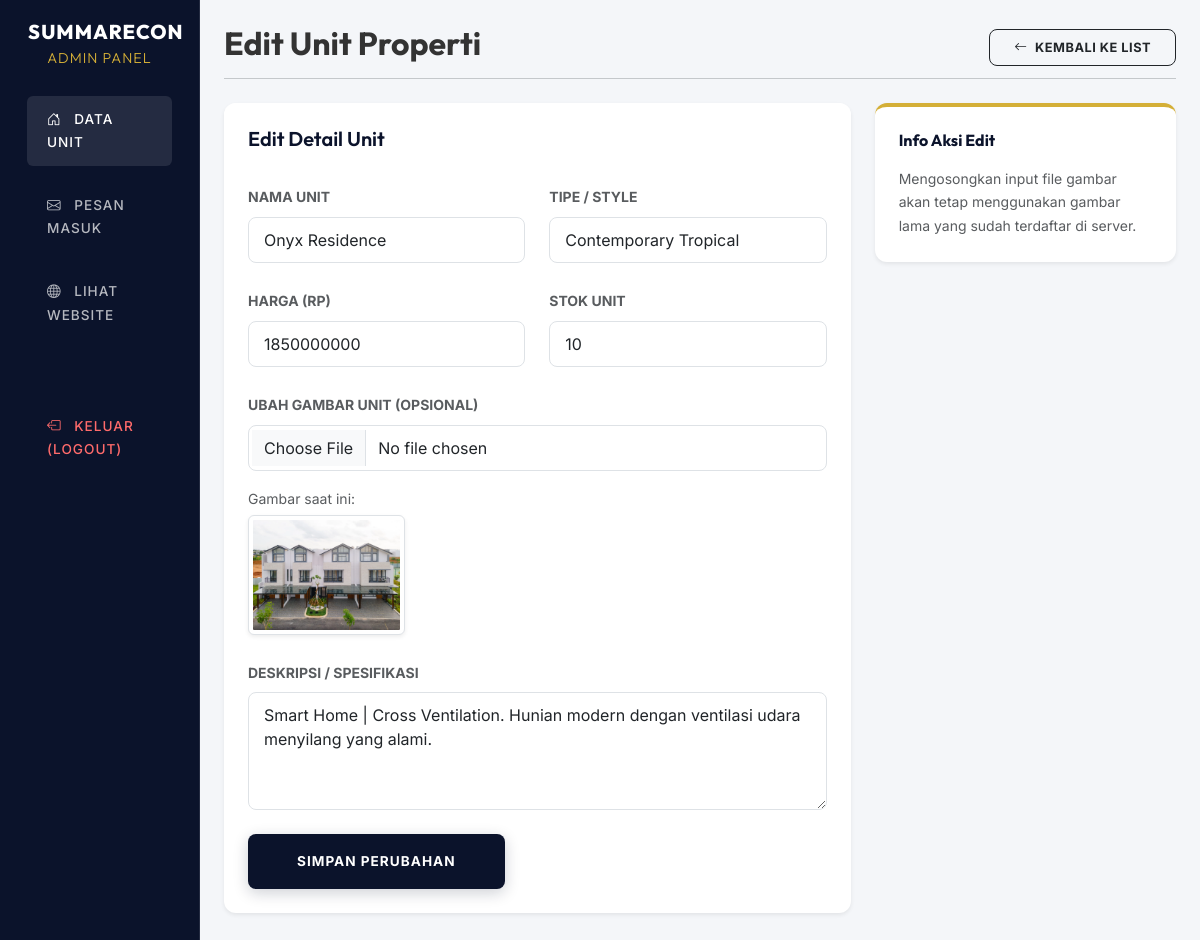
The page /admin/edit.php?id=1 (signed in) on the database its author committed.
### tables this page shows
CREATE TABLE IF NOT EXISTS housing_units (
id INT AUTO_INCREMENT PRIMARY KEY,
nama_unit VARCHAR(100) NOT NULL,
tipe VARCHAR(50) NOT NULL,
harga DECIMAL(15, 2) NOT NULL,
stok INT NOT NULL DEFAULT 0,
status ENUM('Tersedia', 'Habis') DEFAULT 'Tersedia',
gambar VARCHAR(255) NOT NULL,
deskripsi TEXT,
created_at TIMESTAMP DEFAULT CURRENT_TIMESTAMP
);

### admin/edit.php (the view, shortened to what this page needs)
<?php
require_once "../includes/db.php";
$id = $_GET["id"] ?? "";
$query = "SELECT * FROM housing_units WHERE id = ?";
$stmt = mysqli_prepare($conn, $query);
if ($stmt) {
  mysqli_stmt_bind_param($stmt, "i", $id);
  mysqli_stmt_execute($stmt);
  $result = mysqli_stmt_get_result($stmt);
  $unit = mysqli_fetch_assoc($result);
} else {
  die("Kesalahan sistem: Gagal menyiapkan kueri.");
}
?>
<!doctype html>
<html lang="id">
<head>
<link href="https://cdn.jsdelivr.net/npm/bootstrap@5.3.0/dist/css/bootstrap.min.css" rel="stylesheet" />
<link rel="stylesheet" href="https://cdn.jsdelivr.net/npm/bootstrap-icons@1.11.1/font/bootstrap-icons.css" />
<link rel="stylesheet" href="../css/style.css" />
</head>
<body>
<div class="container-fluid">
<div class="row">
<nav class="col-md-3 col-lg-2 d-md-block admin-sidebar collapse" style="padding-top: 20px;">
<div class="position-sticky">
<h5 class="text-center mb-4 px-3 text-white" style="font-family: 'Outfit', sans-serif; font-weight: 800; letter-spacing: 1px;">
  SUMMARECON<br /><span style="font-weight:300; font-size: 0.9rem; color: var(--accent-color);">ADMIN PANEL</span>
</h5>
<ul class="nav flex-column mt-4">
  <li class="nav-item mb-2">
  <a class="nav-link active" href="dashboard.php">
  <i class="bi bi-house-door me-2"></i> Data Unit
  </a>
  </li>
  <li class="nav-item mb-2">
  <a class="nav-link" href="messages.php">
  <i class="bi bi-envelope me-2"></i> Pesan Masuk
  </a>
  </li>
  <li class="nav-item mb-2">
  <a class="nav-link" href="../index.php" target="_blank">
  <i class="bi bi-globe me-2"></i> Lihat Website
  </a>
  </li>
  <li class="nav-item mt-5">
  <a class="nav-link text-danger" href="../logout.php" style="color: #ff6b6b !important;">
  <i class="bi bi-box-arrow-left me-2"></i> Keluar (Logout)
  </a>
  </li>
</ul>
</div>
</nav>
<main class="col-md-9 ms-sm-auto col-lg-10 px-md-4 py-4" style="background-color: var(--bg-gray); min-height: 100vh;">
<div class="d-flex justify-content-between flex-wrap flex-md-nowrap align-items-center pb-2 mb-4 border-bottom border-secondary-subtle">
<h1 class="h2" style="font-weight: 700;">Edit Unit Properti</h1>
<a href="dashboard.php" class="btn btn-outline-dark py-2 px-4 rounded-3 text-uppercase fw-bold" style="font-size: 0.8rem; letter-spacing: 0.5px;">
  <i class="bi bi-arrow-left me-1"></i> Kembali ke List
</a>
</div>
<div class="row">
<div class="col-lg-8">
  <div class="card shadow-sm border-0 mb-4" style="border-radius: 12px; overflow: hidden;">
  <div class="card-header bg-white py-3 border-bottom-0 pt-4 px-4">
  <h5 class="mb-0" style="font-weight: 600;">Edit Detail Unit</h5>
  </div>
  <div class="card-body px-4 pb-4">
  <form id="editUnitForm" action="edit.php?id=<?php echo $unit[
    "id"
  ]; ?>" method="POST" enctype="multipart/form-data">
  <div class="row">
  <div class="col-md-6 mb-4">
    <label for="nama_unit" class="form-label small fw-bold text-uppercase text-muted">Nama Unit</label>
    <input type="text" class="form-control rounded-3" id="nama_unit" name="nama_unit" value="<?php echo htmlspecialchars(
      $unit["nama_unit"],
    ); ?>" style="padding: 10px 15px;" />
  </div>
  <div class="col-md-6 mb-4">
    <label for="tipe" class="form-label small fw-bold text-uppercase text-muted">Tipe / Style</label>
    <input type="text" class="form-control rounded-3" id="tipe" name="tipe" value="<?php echo htmlspecialchars(
      $unit["tipe"],
    ); ?>" style="padding: 10px 15px;" />
  </div>
  </div>
  <div class="row">
  <div class="col-md-6 mb-4">
    <label for="harga" class="form-label small fw-bold text-uppercase text-muted">Harga (Rp)</label>
    <input type="number" class="form-control rounded-3" id="harga" name="harga" value="<?php echo htmlspecialchars(
      intval($unit["harga"]),
    ); ?>" style="padding: 10px 15px;" />
  </div>
  <div class="col-md-6 mb-4">
    <label for="stok" class="form-label small fw-bold text-uppercase text-muted">Stok Unit</label>
    <input type="number" class="form-control rounded-3" id="stok" name="stok" value="<?php echo htmlspecialchars(
      $unit["stok"],
    ); ?>" min="0" style="padding: 10px 15px;" />
  </div>
  </div>
  <div class="mb-4">
  <label for="gambar" class="form-label small fw-bold text-uppercase text-muted">Ubah Gambar Unit (Opsional)</label>
  <input type="file" class="form-control rounded-3 mb-2" id="gambar" name="gambar" accept="image/png, image/jpeg, image/jpg" style="padding: 10px 15px;" />
  <div class="mt-3">
    <p class="small text-muted mb-1">Gambar saat ini:</p>
    <img src="../img/<?php echo htmlspecialchars(
      $unit["gambar"],
    ); ?>" alt="Current Image" class="img-thumbnail rounded-2 shadow-sm" style="max-height: 120px;" />
  </div>
  </div>
  <div class="mb-4">
  <label for="deskripsi" class="form-label small fw-bold text-uppercase text-muted">Deskripsi / Spesifikasi</label>
  <textarea class="form-control rounded-3" id="deskripsi" name="deskripsi" rows="4" style="padding: 10px 15px;"><?php echo htmlspecialchars(
    $unit["deskripsi"],
  ); ?></textarea>
  </div>
  <button type="submit" class="btn btn-dark-minimal py-3 px-5 rounded-3 text-uppercase fw-bold" style="font-size: 0.85rem; letter-spacing: 1px;">
  Simpan Perubahan
  </button>
  </form>
  </div>
  </div>
</div>
<div class="col-lg-4">
  <div class="card shadow-sm border-0" style="border-radius: 12px; border-top: 4px solid var(--accent-color) !important;">
  <div class="card-body p-4">
  <h6 class="fw-bold mb-3" style="font-family: 'Outfit', sans-serif;">Info Aksi Edit</h6>
  <p class="small text-muted mb-0">
  Mengosongkan input file gambar akan tetap menggunakan gambar lama yang sudah terdaftar di server.
  </p>
  </div>
  </div>
</div>
</div>
</main>
</div>
</div>
</body>
</html>

### css/style.css (style rules this page uses)
:root { --primary-color: #0b132b; --secondary-color: #1c2541; --accent-color: #d4af37; --text-dark: #333333; --text-light: #f8f9fa; --bg-light: #fdfdfd; --bg-gray: #f4f6f9; --transition: all 0.4s cubic-bezier(0.165, 0.84, 0.44, 1); }
body { font-family: "Inter", sans-serif; color: var(--text-dark); line-height: 1.7; background-color: var(--bg-light); }
h1, h2, h3, h4, h5, h6, .navbar-brand { font-family: "Outfit", sans-serif; color: var(--primary-color); font-weight: 700; }
.nav-link { font-weight: 500; font-size: 0.9rem; text-transform: uppercase; letter-spacing: 1px; margin: 0 10px; color: var(--text-dark) !important; transition: var(--transition); }
.btn-dark-minimal { background-color: var(--primary-color); color: white; box-shadow: 0 4px 15px rgba(11, 19, 43, 0.2); transition: var(--transition); }
.admin-sidebar { background-color: var(--primary-color) !important; min-height: 100vh; border-right: 1px solid rgba(255, 255, 255, 0.1); }
.admin-sidebar .nav-link { color: rgba(255, 255, 255, 0.7) !important; font-size: 0.85rem; font-weight: 500; padding: 12px 20px; border-radius: 6px; margin: 4px 15px; transition: var(--transition); }
.admin-sidebar .nav-link:hover, .admin-sidebar .nav-link.active { color: white !important; background-color: rgba(255, 255, 255, 0.1); transform: none; }

### rows shown on the page
housing_units: nama_unit "Onyx Residence", tipe "Contemporary Tropical", harga "1850000000", stok "10", gambar (picture), deskripsi "Smart Home | Cross Ventilation. Hunian modern dengan ventilasi udara menyilang yang alami."
